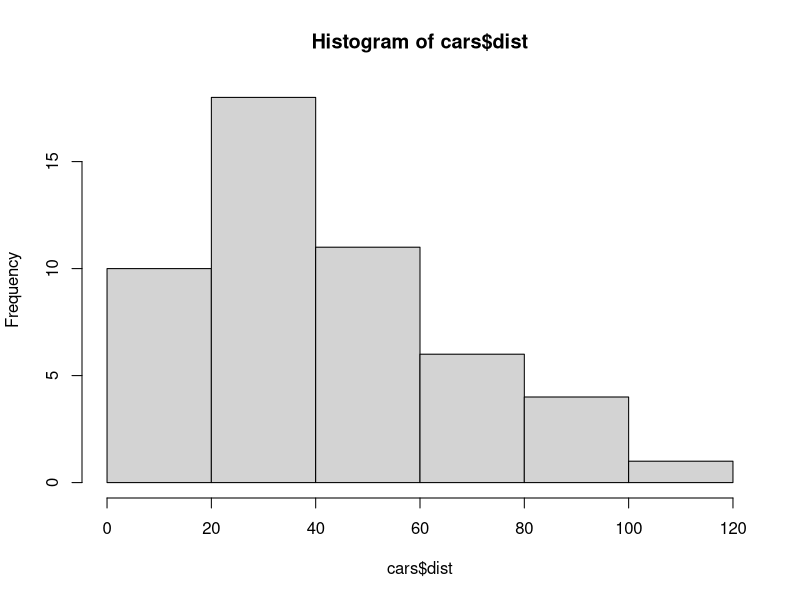
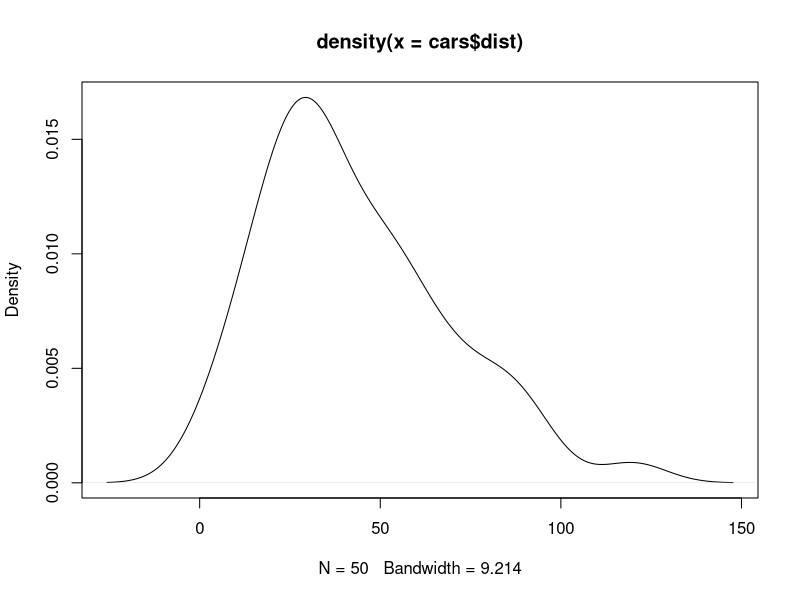
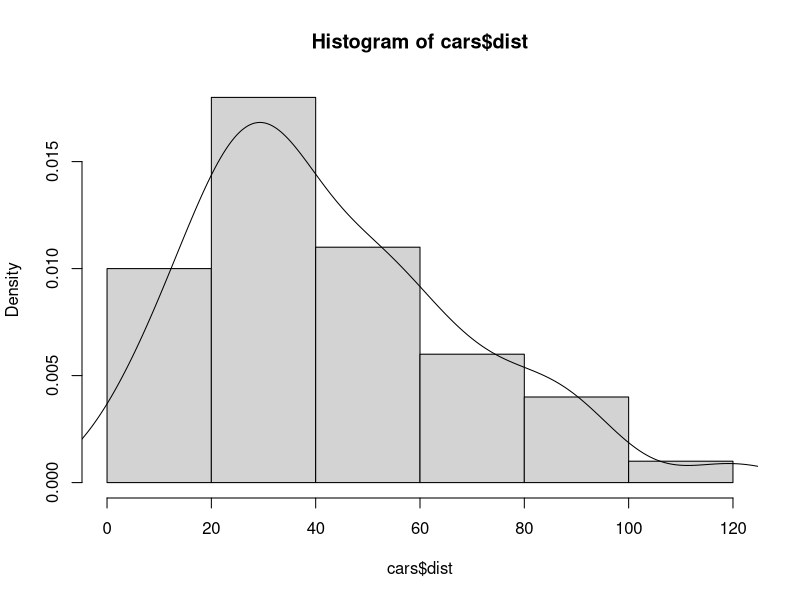
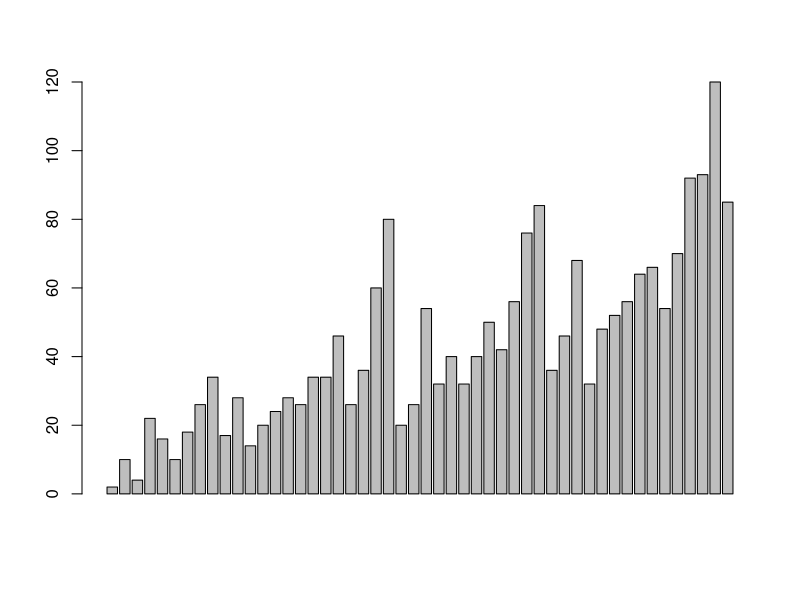
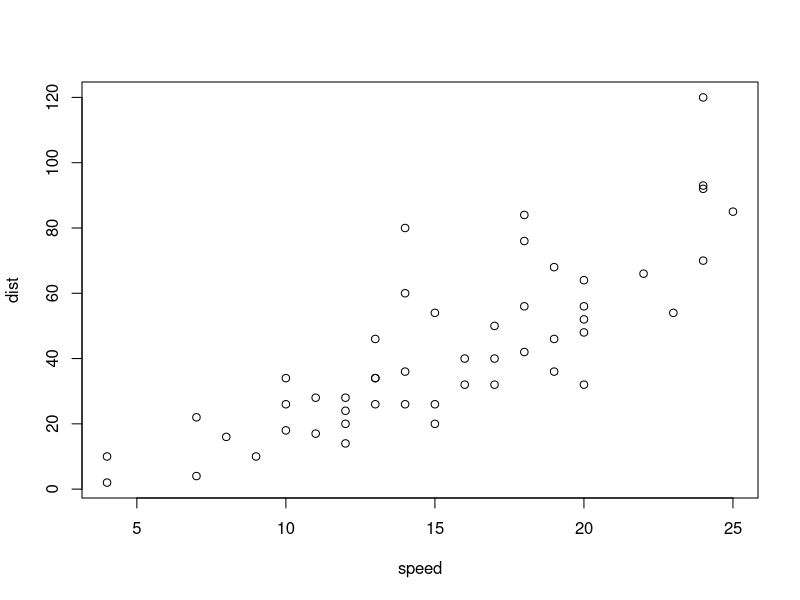
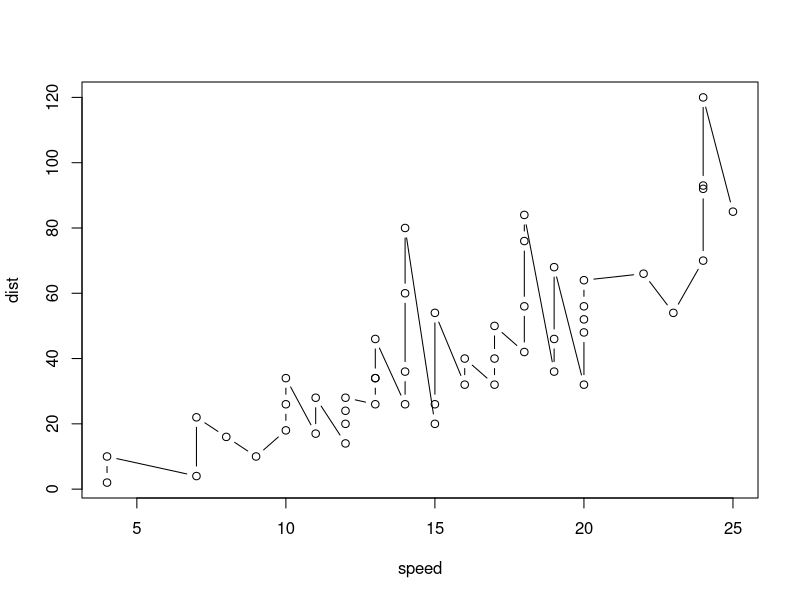
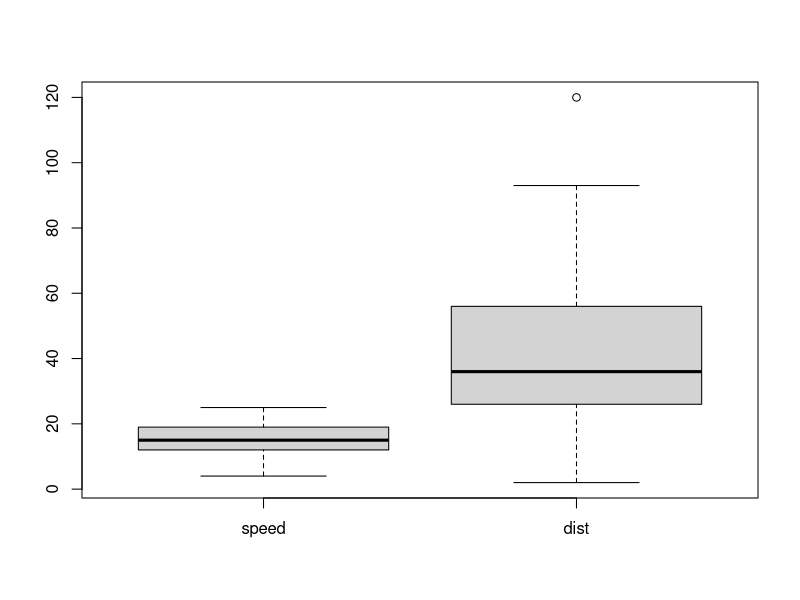

These charts were generated, in order, by the following R code:
## ---- chunk 1
# getwd() # get the current working directory
# if path is unspecified files input/output goes to the working directory

# write.csv("cars.csv")
# cars1 <- read.csv("cars.csv")


# You can read in Excel spreadsheets too
#require(gdata)
#data.dict <- read.xls("~/Dropbox/AnalytixWare/Data/Kaggle/Data Dictionary.xls")

# view the data
# View1(cars1)

## ---- chunk 2
head(cars)
## ---- chunk 3
View(cars)
## ---- chunk 4
names(cars) # show all the variables in cars
head(cars$speed)

attach(cars)
head(speed)

detach(cars) # removes the variables 
## ---- chunk 5
head(cars$speed)
## ---- chunk 6
head(cars[1]) # keeps only the first colunm, but is still a data.frame
head(cars[,1]) # keeps the first column as vector
cars[1,] # keeps the first row of data
## ---- chunk 7
cars[1,] # keeps the first row of data
## ---- chunk 8
cars[5:10,] # the 5th to 10th row
## ---- chunk 9
cars[5:10, 2] # the 5th to 10th row's second vector
cars[5:10, ][2]
## ---- chunk 10
mean(cars$speed)
cars[cars$dist == max(cars$dist),]
## ---- chunk 11
# you can use boolean subsetting
cars[cars$dist < 10,]

# to save some typing you can use the subset function
subset(cars, dist < 10)
## ---- chunk 12
nrow(cars) # number of rows
ncol(cars) # number of columns
summary(cars)
## ---- chunk 13
names(cars)
head(row.names(cars))
head(rownames(cars))
## ---- chunk 14
# you can use the columns as vectors 
head(cars$dist / cars$speed)
## ---- chunk 15
hist(cars$dist)
## ---- chunk 16
plot(density(cars$dist))
## ---- chunk 17
hist(cars$dist,freq=F)
lines(density(cars$dist))
## ---- chunk 18
barplot(cars$dist,freq=F)
## ---- chunk 19
plot(cars)
## ---- chunk 20
plot(cars, type="b") # b stands for both points and lines
## ---- chunk 21
boxplot(cars)
## ---- chunk 22
cars$dist.over.speed <- cars$dist / cars$speed
head(cars)
## ---- chunk 23
new.vector <- cars$dist / cars$speed
cars$new.vector <- new.vector
head(cars)
## ---- chunk 24
cars$new.vector <- NULL
head(cars)
cars[,3] <- NULL
head(cars)
## ---- chunk 25
cars$new.vector <- new.vector
head(cars)
cars[,"new.vector"] <- NULL
head(cars)
## ---- chunk 26
new.cars <- cbind(cars, new.vector)
head(new.cars)
## ---- chunk 27
cars.head.tails <- rbind(head(cars),tail(cars))
cars.head.tails
## ---- chunk 28
cars$ratio <- cars$speed/cars$dist
cars$ratio2 <- cars$ratio^2
cars$raio <- NULL
sum(cars$ratio)
## ---- chunk 29
cars1 <- cars

names(cars1) # show the variable names

names(cars1)[1] <- "speed1" # change the first variable to speed1


# if you don't know where the variable is you can use which
var.names <- names(cars1)

# use which to locate where the variable is located
index <- which(var.names == "speed1")

names(cars1)[index] <- "speed2"
